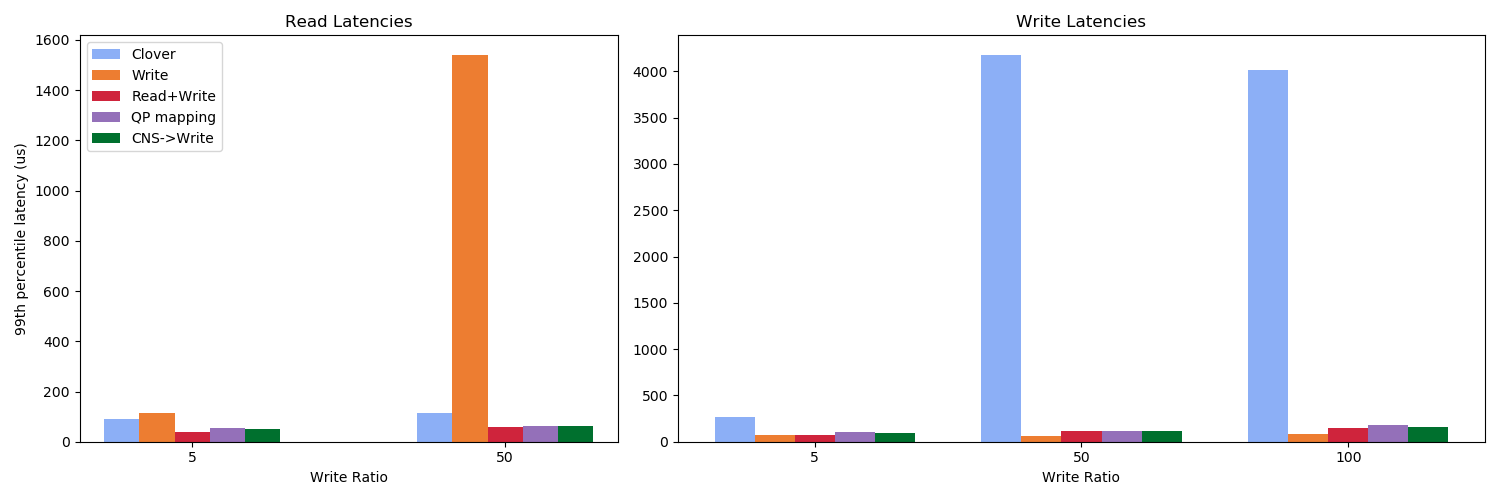

Write Python code to recreate this figure.
import matplotlib.pyplot as plt
import numpy as np


def div_thousand (list):
    return [val /1000.0 for val in list]

cns_color='#00702eff'                     #indigo
qp_mapping_color='#9470b9ff'              #ruby
read_write_steering_color='#cf243cff'     #alice
write_steering_color='#ed7d31ff'          #kelly
default_clover_color='#8caff6ff'          #Coral 

cns_label='cns -> write'
qp_mapping_label='qp mapping'
read_write_steering_label='write + read steering'
write_steering_label='write steering'
default_clover_label='clover'

master_width=0.45

#fig, (ax1, ax2) = plt.subplots(1,2, figsize=(15,5))
fig, (ax1, ax2) = plt.subplots(1 ,2, figsize=(15,5), gridspec_kw={'width_ratios': [2,3]})

##READS
##READS
##READS
##READS

labels = [ '5', '50',] 
clover = [91306.62999999989,115577.12]
write = [ 112736.24000000022,1541449.1100000017,]
read_write = [38589.0,57773.0,]
qp = [54734.0,62902.0199999999,]
cns = [52214.0,63986.14000000013,]

clover=div_thousand(clover)
write=div_thousand(write)
read_write=div_thousand(read_write)
qp=div_thousand(qp)
cns=div_thousand(cns)


x = np.arange(len(labels))  # the label locations
width = master_width/4  # the width of the bars

div=1

rects0 = ax1.bar(x - (2*width), clover, width, label='Clover',color=default_clover_color)
rects1 = ax1.bar(x - width, write, width, label='Write',color=write_steering_color)
rects2 = ax1.bar(x, read_write, width, label='Read+Write',color=read_write_steering_color)
rects3 = ax1.bar(x + width, qp, width, label='QP mapping',color=qp_mapping_color)
rects4 = ax1.bar(x + (2*width), cns, width, label='CNS->Write',color=cns_color)


# Add some text for labels, title and custom x-axis tick labels, etc.
ax1.set_ylabel('99th percentile latency (us)')
ax1.set_title('Read Latencies')
ax1.set_xticks(x)
ax1.set_xticklabels(labels)
ax1.set_xlabel("Write Ratio")
ax1.legend()


##Writes
##Writes
##Writes
##Writes
labels = ['50', '5', '100'] 
clover = [4179368.6,269359.0399999998,4015668.9600000074,]
write = [56466.0,70309.41999999998,88447.0,]
read_write = [114996.0,71872.80000000005,147989.52000000002,]
qp = [114409.4,103558.20000000001,177089.51]
cns = [112445.8,98694.56,159229.02000000072,]

labels = [ '5','50', '100'] 
clover = [269359.0399999998,4179368.6,4015668.9600000074,]
write = [70309.41999999998,56466.0,88447.0,]
read_write = [71872.80000000005,114996.0,147989.52000000002,]
qp = [103558.20000000001,114409.4,177089.51]
cns = [98694.56,112445.8,159229.02000000072,]

clover=div_thousand(clover)
write=div_thousand(write)
read_write=div_thousand(read_write)
qp=div_thousand(qp)
cns=div_thousand(cns)


x = np.arange(len(labels))  # the label locations
width = master_width/3  # the width of the bars

div=1

rects0 = ax2.bar(x - (2*width), clover, width, label='Clover',color=default_clover_color)
rects1 = ax2.bar(x - width, write, width, label='Write',color=write_steering_color)
rects2 = ax2.bar(x, read_write, width, label='Read+Write',color=read_write_steering_color)
rects3 = ax2.bar(x + width, qp, width, label='QP mapping',color=qp_mapping_color)
rects4 = ax2.bar(x + (2*width), cns, width, label='CNS->Write',color=cns_color)


# Add some text for labels, title and custom x-axis tick labels, etc.
#ax2.set_ylabel('99th percentile latency (us)')
ax2.set_title('Write Latencies')
ax2.set_xticks(x)
ax2.set_xticklabels(labels)
ax2.set_xlabel("Write Ratio")
#ax2.set_yscale('log')
##ax2.legend()


#ax.bar_label(rects1, padding=3)
#//ax.bar_label(rects2, padding=3)
figure_name="full_summary"
plt.tight_layout()
plt.savefig(figure_name+'.pdf')
plt.savefig(figure_name+'.png')